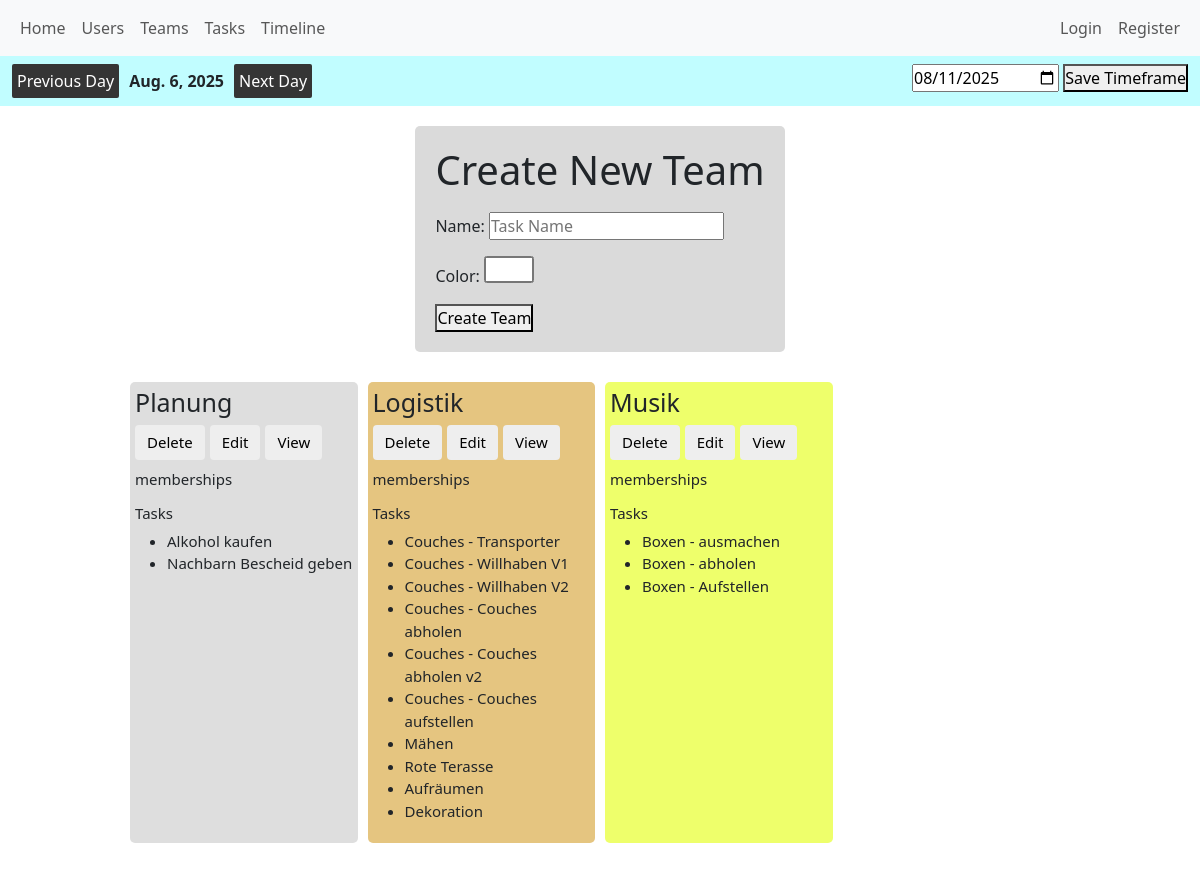
The page /users/teams on the database its author committed.
### distributor/models.py (models this page shows, shortened)
class Project(models.Model):
    start_date = models.DateField()
    end_date = models.DateField()
    order_counter = models.IntegerField(default=0)
    current_date = models.DateField(default=date.today)

class Task(models.Model):
    name = models.CharField(max_length=100)
    team = models.ForeignKey(Team, on_delete=models.SET_NULL, null=True, blank=True)
    process = models.ForeignKey(Process, on_delete=models.CASCADE, null=True, blank=True, related_name='milestones')
    loops = models.IntegerField(default=0)
    priority = models.IntegerField(default=0)
    difficulty = models.IntegerField(default=0)
    approval_required = models.BooleanField(default=False)
    generated_deadline = models.DateField(null=True, blank=True)
    position = models.IntegerField(null=True, blank=True)
    hierarchy_in_process = models.IntegerField(default=0)
    initial_dependencies = models.ManyToManyField(
    "self",
    through="TaskDependency",
    through_fields=("presuccessor", "successor"),
    symmetrical=False,
    related_name="required_by",
    blank=True,
)
    def __str__(self):
        if self.process:
            return f"{self.process} - {self.name}"
        else:
            return f"{self.name}"

class Process(models.Model):
    name = models.CharField(max_length=100)
    team = models.ForeignKey(Team, on_delete=models.CASCADE)
    def __str__(self):
        return self.name

### users/models.py (models this page shows, shortened)
class Team(models.Model):
    name = models.CharField(max_length=100)
    color = models.CharField(max_length=7, default="#FFFFFF")
    schedule_flag = models.BooleanField(default=False)

### users/views.py (the view)
# urls.py: path('teams', views.teams, name='teams'),
def teams(request):
    all_teams = Team.objects.all()
    team_form = TeamCreationForm()
    context = {
        'team_form': team_form,
        'all_teams': all_teams
    }
    return render(request, 'users/teams.html', context)

### distributor/forms.py
class ProjectTimeframeForm(forms.ModelForm):
    class Meta:
        model = Project
        fields = ["start_date", "end_date"]
        widgets = {
            'start_date': forms.DateInput(attrs={'id': 'start_date_input_project', 'placeholder': 'Start Date', 'type': 'date'}),
            'end_date': forms.DateInput(attrs={'id': 'end_date_input_project', 'placeholder': 'End Date', 'type': 'date'})
        }

class DefineCurrentDate(forms.ModelForm):
    class Meta:
        model = Project
        fields = ['current_date']
        widgets = {'current_date': forms.DateInput(attrs={'id': 'current_date_input', 'placeholder': 'Current Date', 'type': 'date'})}

### distributor/context_processors.py (called while the page is built)
def global_project_timeframe_form(request):
    return {
        "global_project_timeframe_form": ProjectTimeframeForm(),
    }

def global_project_timeframe(request):
    project_time_frame = Project.objects.first()
    if project_time_frame:
        return {
            "global_project_timeframe": project_time_frame,
        }
    else:
        return {
            "global_project_timeframe": 'No values picked yet',
        }

def global_define_current_date_form(request):
    return {
        "global_define_current_date_form": DefineCurrentDate(),
    }

def global_project_info(request):
    project = Project.objects.first()
    if project:
        return {
            "project": project,
        }
    else:
        return {
            "project": 'No values picked yet',
        }

def global_number_new_messages_user(request):
    if request.user.is_authenticated:
        number_new_messages = Message.objects.filter(
            user=request.user, status="unread"
        ).count()
    else:
        number_new_messages = 0
    return {
        "number_new_messages": number_new_messages
    }

### users/templatetags/team_tags.py (called while the page is built)
@register.inclusion_tag('components/comp_display_single_team_medium.html', takes_context=True)
def comp_display_single_team_medium(context, team_id):
    user = context.get("user", None)
    team = Team.objects.get(pk=team_id)
    memberships = TeamMembership.objects.filter(team=team)
    return {'team': team, 'memberships': memberships, 'user': user}

@register.inclusion_tag('components/all_teams.html', takes_context=True)
def show_all_teams(context):
    user = context.get("user", None)
    teams = Team.objects.all()
    return {'teams': teams, 'user': user}

### users/templates/users/teams.html (shortened to what this page needs)
{% extends 'users/base.html' %}
{% load team_tags %}
{% block content %}
    <div class="create_team_form">
        <h1>Create New Team</h1>
        <form method="POST" action="{% url 'create_team' %}">
            {{ team_form.as_p }}
            <button type="submit">Create Team</button>
        </form>
    </div>
    {% show_all_teams %}
{% endblock %}

### users/templates/users/base.html (shortened to what this page needs)
{% load static %}
<!DOCTYPE html>
<html lang="en">
<head>
    <link href="https://cdn.jsdelivr.net/npm/bootstrap@5.3.7/dist/css/bootstrap.min.css" rel="stylesheet"
>
    <link rel="stylesheet" href="{% static 'css/style.css' %}">
</head>
<body>
<header>
    <nav class="navbar navbar-expand-lg bg-body-tertiary">
        <div class="container-fluid">
            <div class="collapse navbar-collapse" id="navbarNav">
                <ul class="navbar-nav">
                    <div class="internal_navbar_container">
                        <div class="common_links_base_navbar">
                            <li>
                                <a class="nav-link" href='{% url 'home' %}'>Home</a>
                            </li>
                            <li class="nav-item">
                                <a class="nav-link" href="{% url 'users' %}">Users</a>
                            </li>
                            <li class="nav-item">
                                <a class="nav-link" href="{% url 'teams' %}">Teams</a>
                            </li>
                            <li class="nav-item">
                                <a class="nav-link" href="{% url 'tasks' %}">Tasks</a>
                            </li>
                            <li class="nav-item">
                                <a class="nav-link" href="{% url 'timeline' %}">Timeline</a>
                            </li>
                        </div>
                        <div class="user_view">
                            {% if user.is_authenticated %}
                                {% if number_new_messages > 0 %}
                                    <a id="new_message_global" class="nav-link" href="{% url 'view_messages' user.id %}">{{ number_new_messages }} new</a>
                                {% endif %}
                                <a class="nav-link" href="{% url 'profile_page' user.id %}">{{ user }}</a>
                                <a class="nav-link" href="{% url 'logout_view' %}">Logout</a>
                            {% else %}
                                <a class="nav-link" href="{% url 'login_view' %}">Login</a>
                                <a class="nav-link" href="{% url 'register_view' %}">Register</a>
                            {% endif %}
                        </div>
                    </div>
                </ul>
            </div>
        </div>
    </nav>
<nav id="prototype_tester" class="navbar navbar-expand-lg bg-body-tertiary">
        <div class="container-fluid">
            <ul class="navbar-nav">
                <ul class="navbar-nav">
                    <div class="prototype_workflow">
                        <div class="next_and_previous_buttons">
                            <form method="POST" action="{% url 'current_date_previous_date' %}">
                                <button>Previous Day</button>
                            </form>
                            <strong>
                                {{ project.current_date }}
                            </strong>
                            <form method="POST" action="{% url 'current_date_next_date' %}">
                                <button>Next Day</button>
                            </form>
                        </div>
                        <div class="change_current_date_forms">
                            <form method="POST" action="{% url 'define_current_date' %}">
                                {{ global_define_current_date_form.current_date }}
                                <button type="submit">Save Timeframe</button>
                            </form>
                        </div>
                    </div>
                </ul>
            </ul>
        </div>
    </nav>
</header>
<main>
    {% block content %}
    {% endblock %}
</main>
</body>
</html>

### users/templates/components/comp_display_single_team_medium.html (shortened to what this page needs)
<div style="background-color: {{ team.color }}" class="display_team_medium">
    <div class="team_content">
        <div class="team_content_upper_part">
            <div class="team_content_header">
                <h1>{{ team.name }}</h1>
                <div class="team_essential_buttons_container">
                    <form method="POST" action="{% url 'delete_team' team.id %}">
                        <button class="user_essential_button"  type="submit">Delete</button>
                    </form>
                    <form method="POST" action="{% url 'edit_team_page' team.id %}">
                        <button class="user_essential_button" type="submit">Edit</button>
                    </form>
                    <form method="POST" action="{% url 'view_team_page' team.id %}">
                        <button class="user_essential_button" type="submit">View</button>
                    </form>
                </div>
            </div>
            <div class="team_content_memberships_and_tasks">
                <h3>memberships</h3>
                <h3>Tasks</h3>
                <ul>
                    {% for tasks in team.task_set.all %}
                        <li>{{ tasks }}</li>
                    {% endfor %}
                </ul>
            </div>
        </div>
    </div>
</div>

### distributor/static/css/style.css (style rules this page uses)
* { padding: 0; margin: 0 }
body { min-height: 200vh; }
.navbar-nav { width: 100% !important; }
.internal_navbar_container { display: flex; justify-content: space-between; width: 100% }
.common_links_base_navbar { display: flex; }
.user_view { display: flex; }
.display_team_medium { border-radius: 5px; background-color: white; padding: 5px; flex-shrink: 0; }
.create_team_form { justify-self: center; padding: 20px; margin: 20px; display: flex; flex-direction: column; gap: 10px; background: #dadada; border-radius: 5px; }
.team_content { border-radius: 5px !important; height: 100%; display: flex; flex-direction: column; justify-content: space-between; font-size: 15px; }
.team_content * { font-size: 15px; }
.team_content h1 { font-size: 25px !important; }
.team_essential_buttons_container { display: flex; gap: 5px; }
.team_content_memberships_and_tasks { margin-top: 10px; }
.user_essential_button { padding: 6px 12px; border: none; border-radius: 4px; background-color: #eee; cursor: pointer; }
#prototype_tester { background: #c1fdff !important; }
.prototype_workflow { display: flex; justify-content: space-between; width: 100%; }
.next_and_previous_buttons { display: flex; gap: 10px; align-items: center; }
.next_and_previous_buttons button { padding: 5px; border-radius: 2px; border: none; background: #353535; color: white; }
.change_current_date_forms { display: flex; gap: 10px; }

### rows shown on the page
Project: current_date "Aug. 6, 2025"
Team: name "Planung"
Task: process+name "Alkohol kaufen"
Task: process+name "Nachbarn Bescheid geben"
Team: name "Logistik"
Task: process+name "Couches - Transporter"
Task: process+name "Couches - Willhaben V1"
Task: process+name "Couches - Willhaben V2"
Task: process+name "Couches - Couches abholen"
Task: process+name "Couches - Couches abholen v2"
Task: process+name "Couches - Couches aufstellen"
Task: process+name "Mähen"
Task: process+name "Rote Terasse"
Task: process+name "Aufräumen"
Task: process+name "Dekoration"
Team: name "Musik"
Task: process+name "Boxen - ausmachen"
Task: process+name "Boxen - abholen"
Task: process+name "Boxen - Aufstellen"
